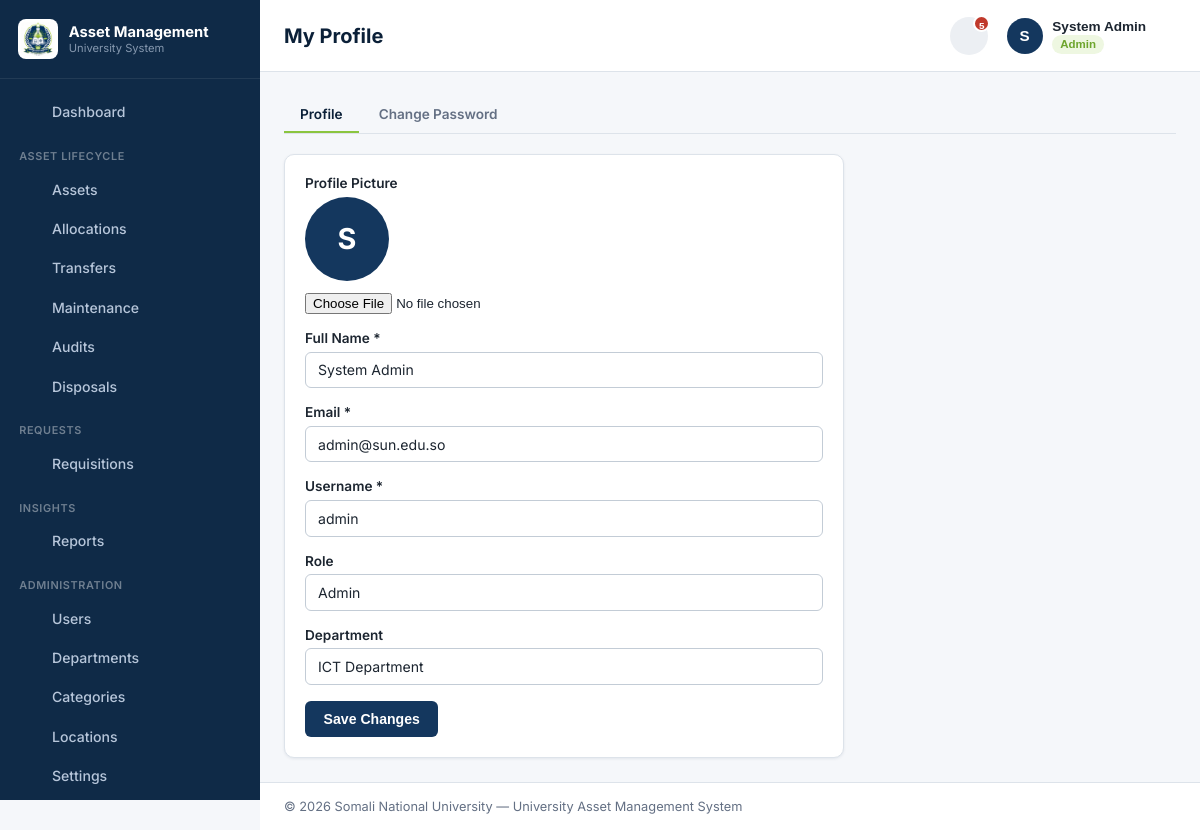
The app's page /modules/profile/index.php (signed in) with its own data.
### tables this page shows
CREATE TABLE users (
    user_id        INT AUTO_INCREMENT PRIMARY KEY,
    name           VARCHAR(100) NOT NULL,
    email          VARCHAR(150) NOT NULL UNIQUE,
    username       VARCHAR(50) NOT NULL UNIQUE,
    profile_picture VARCHAR(255) NULL,
    password       VARCHAR(255) NOT NULL,
    role_id        INT NOT NULL,
    department_id  INT NULL,
    status         ENUM('active','inactive') NOT NULL DEFAULT 'active',
    created_at     TIMESTAMP NOT NULL DEFAULT CURRENT_TIMESTAMP,
    updated_at     TIMESTAMP NOT NULL DEFAULT CURRENT_TIMESTAMP ON UPDATE CURRENT_TIMESTAMP,
    CONSTRAINT fk_users_role FOREIGN KEY (role_id) REFERENCES roles(role_id)
        ON UPDATE CASCADE ON DELETE RESTRICT,
    CONSTRAINT fk_users_department FOREIGN KEY (department_id) REFERENCES departments(department_id)
        ON UPDATE CASCADE ON DELETE SET NULL
);

### includes/i18n.php (called while the page is built, shortened)
<?php
function activeLanguage(): string
{
    return $GLOBALS['__lang'] ?? 'en';
}
function t(string $key): string
{
    static $strings = null;
    if ($strings === null) {
        $strings = require __DIR__ . '/i18n_strings.php';
    }
    $lang = activeLanguage();
    return $strings[$key][$lang] ?? $strings[$key]['en'] ?? $key;
}

### includes/bootstrap.php (called while the page is built, shortened)
<?php
require_once __DIR__ . '/../config/database.php';
require_once __DIR__ . '/auth.php';
require_once __DIR__ . '/functions.php';
require_once __DIR__ . '/i18n.php';
setActiveLanguage(getSetting($pdo, 'language', 'en'));

### includes/auth.php (called while the page is built, shortened)
<?php
function isLoggedIn(): bool
{
    return !empty($_SESSION['user_id']);
}
function currentUser(): ?array
{
    return [
        'user_id'        => $_SESSION['user_id'],
        'name'            => $_SESSION['name'],
        'email'            => $_SESSION['email'],
        'username'          => $_SESSION['username'] ?? null,
        'profile_picture'    => $_SESSION['profile_picture'] ?? null,
        'role_id'          => $_SESSION['role_id'],
        'role_name'         => $_SESSION['role_name'],
        'department_id'      => $_SESSION['department_id'],
        'department_name'     => $_SESSION['department_name'],
    ];
}
function hasRole(array $roles): bool
{
    return isLoggedIn() && in_array($_SESSION['role_name'], $roles, true);
}

### modules/profile/index.php (the view, shortened to what this page needs)
<?php
require_once __DIR__ . '/../../includes/bootstrap.php';
$userId = (int) $_SESSION['user_id'];
$stmt = $pdo->prepare('SELECT * FROM users WHERE user_id = :id');
$stmt->execute(['id' => $userId]);
$pageTitle  = 'My Profile';
include __DIR__ . '/../../includes/layout/header.php';
?>
<div class="tabs">
    <div class="tab-link active" data-tab="tab-profile">Profile</div>
    <div class="tab-link" data-tab="tab-password">Change Password</div>
</div>
<div id="tab-profile" class="tab-panel active">
    <div class="card" style="max-width:560px;">
        <form method="post" action="" enctype="multipart/form-data" novalidate>
            <div class="form-group">
                <label>Profile Picture</label>
                <?php if (!empty($user['profile_picture'])): ?>
                    <img class="profile-avatar-preview" src="<?= e($user['profile_picture']) ?>" alt="">
                <?php else: ?>
                    <div class="profile-avatar-placeholder"><?= e(mb_strtoupper(mb_substr($user['name'] ?? 'A', 0, 1))) ?></div>
                <?php endif; ?>
                <input type="file" id="profile_picture" name="profile_picture" accept="image/png,image/jpeg,image/gif">
            </div>
            <div class="form-group"><label for="name">Full Name *</label><input type="text" id="name" name="name" required value="<?= e($user['name']) ?>"></div>
            <div class="form-group"><label for="email">Email *</label><input type="email" id="email" name="email" required value="<?= e($user['email']) ?>"></div>
            <div class="form-group"><label for="username">Username *</label><input type="text" id="username" name="username" required minlength="3" maxlength="50" value="<?= e($user['username']) ?>"></div>
            <div class="form-group"><label>Role</label><input type="text" value="<?= e($_SESSION['role_name']) ?>" disabled></div>
            <div class="form-group"><label>Department</label><input type="text" value="<?= e($_SESSION['department_name'] ?? 'N/A') ?>" disabled></div>
            <button type="submit" class="btn btn-primary">Save Changes</button>
        </form>
    </div>
</div>
<?php include __DIR__ . '/../../includes/layout/footer.php'; ?>

### includes/layout/header.php (shortened to what this page needs)
<?php
$pageTitle  = $pageTitle ?? APP_NAME;
$user       = currentUser();
$theme      = isset($pdo) ? getSetting($pdo, 'theme', 'light') : 'light';
$pendingAlerts = isset($pdo) ? getPendingAlerts($pdo) : [];
$pendingAlertTotal = array_sum(array_column($pendingAlerts, 'count'));
$unreadNotificationCount = ($user && isset($pdo)) ? getUnreadNotificationCount($pdo, (int) $user['user_id']) : 0;
$bellTotal = $pendingAlertTotal + $unreadNotificationCount;
?>
<!DOCTYPE html>
<html lang="<?= e(activeLanguage()) ?>">
<head>
<link rel="stylesheet" href="<?= APP_URL ?>/static/css/style.css?v=<?= filemtime(APP_ROOT . '/static/css/style.css') ?>">
</head>
<body class="theme-<?= e($theme) ?>">
<div class="app-shell">
    <?php include __DIR__ . '/sidebar.php'; ?>
    <div class="app-main">
        <header class="topbar">
            <h1 class="page-title"><?= e($pageTitle) ?></h1>
            <div class="topbar-user">
                <div class="topbar-dropdown">
                    <button type="button" class="topbar-bell" aria-label="<?= e(t('topbar.notifications')) ?>" data-dropdown-toggle="alertsMenu">
                        <?= icon('bell') ?>
                        <?php if ($bellTotal > 0): ?><span class="topbar-bell-badge"><?= $bellTotal > 9 ? '9+' : $bellTotal ?></span><?php endif; ?>
                    </button>
                </div>
                <div class="topbar-dropdown">
                    <button type="button" class="topbar-user-btn" data-dropdown-toggle="userMenu">
                        <?php if (!empty($user['profile_picture'])): ?>
                            <img class="topbar-avatar topbar-avatar-img" src="<?= e($user['profile_picture']) ?>" alt="">
                        <?php else: ?>
                            <span class="topbar-avatar"><?= e(mb_strtoupper(mb_substr($user['name'] ?? 'A', 0, 1))) ?></span>
                        <?php endif; ?>
                        <span class="topbar-user-info">
                            <span class="topbar-user-name"><?= e($user['name'] ?? 'Account') ?></span>
                            <span class="topbar-role"><?= e($user['role_name'] ?? '') ?></span>
                        </span>
                        <span class="caret"><?= icon('chevron-down') ?></span>
                    </button>
                </div>
            </div>
        </header>
        <main class="content">

### records on screen
users: name "S", name "System Admin", email "admin@sun.edu.so", username "admin"

### other values on screen
t('brand.title') "Asset Management"
t('brand.subtitle') "University System"
$label "Dashboard Assets Allocations Transfers Maintenance Audits Disposals Requisitions Reports Users Departments Categories Locations Settings"
t('nav.section.assets') "ASSET LIFECYCLE"
t('nav.section.requests') "REQUESTS"
t('nav.section.insights') "INSIGHTS"
t('nav.section.admin') "ADMINISTRATION"
$pageTitle "My Profile"
$bellTotal "5"
$user['role_name'] "Admin"
$uniName "Somali National University"
t('footer.system_name') "University Asset Management System"
